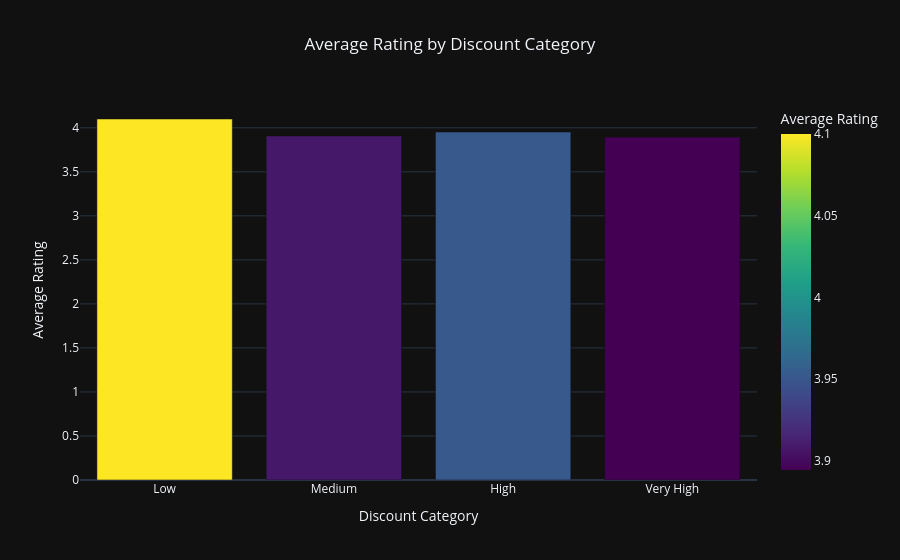

The notebook cell saved with this chart:
### Code cell
avg_rating = df3.groupby('discount_category')['ratings'].mean().reset_index()

fig = px.bar(
    avg_rating,
    x='discount_category',
    y='ratings',
    color='ratings',
    title='Average Rating by Discount Category',
    labels={
        'discount_category': 'Discount Category',
        'ratings': 'Average Rating'
    },
    color_continuous_scale='viridis'
)

fig.update_layout(
    template='plotly_dark',
    title_x=0.5
)

fig.show()

### Figure 1 — Plotly figure (JSON) as saved in the notebook; plotly's stock layout.template omitted (floating-point values rounded to 4 significant figures)
{"data": [{"alignmentgroup": "True", "hovertemplate": "Discount Category=%{x}<br>Average Rating=%{marker.color}<extra></extra>", "legendgroup": "", "marker": {"color": [4.1, 3.908, 3.952, 3.894], "coloraxis": "coloraxis", "pattern": {"shape": ""}}, "name": "", "offsetgroup": "", "orientation": "v", "showlegend": false, "textposition": "auto", "type": "bar", "x": ["Low", "Medium", "High", "Very High"], "xaxis": "x", "y": [4.1, 3.908, 3.952, 3.894], "yaxis": "y"}], "layout": {"autosize": true, "barmode": "relative", "coloraxis": {"colorbar": {"title": {"text": "Average Rating"}}, "colorscale": [[0, "#440154"], [0.1111, "#482878"], [0.2222, "#3e4989"], [0.3333, "#31688e"], [0.4444, "#26828e"], [0.5556, "#1f9e89"], [0.6667, "#35b779"], [0.7778, "#6ece58"], [0.8889, "#b5de2b"], [1, "#fde725"]]}, "legend": {"tracegroupgap": 0}, "title": {"text": "Average Rating by Discount Category", "x": 0.5}, "xaxis": {"anchor": "y", "autorange": true, "domain": [0, 1], "range": [-0.5, 3.5], "title": {"text": "Discount Category"}, "type": "category"}, "yaxis": {"anchor": "x", "autorange": true, "domain": [0, 1], "range": [0, 4.316], "title": {"text": "Average Rating"}, "type": "linear"}}}
